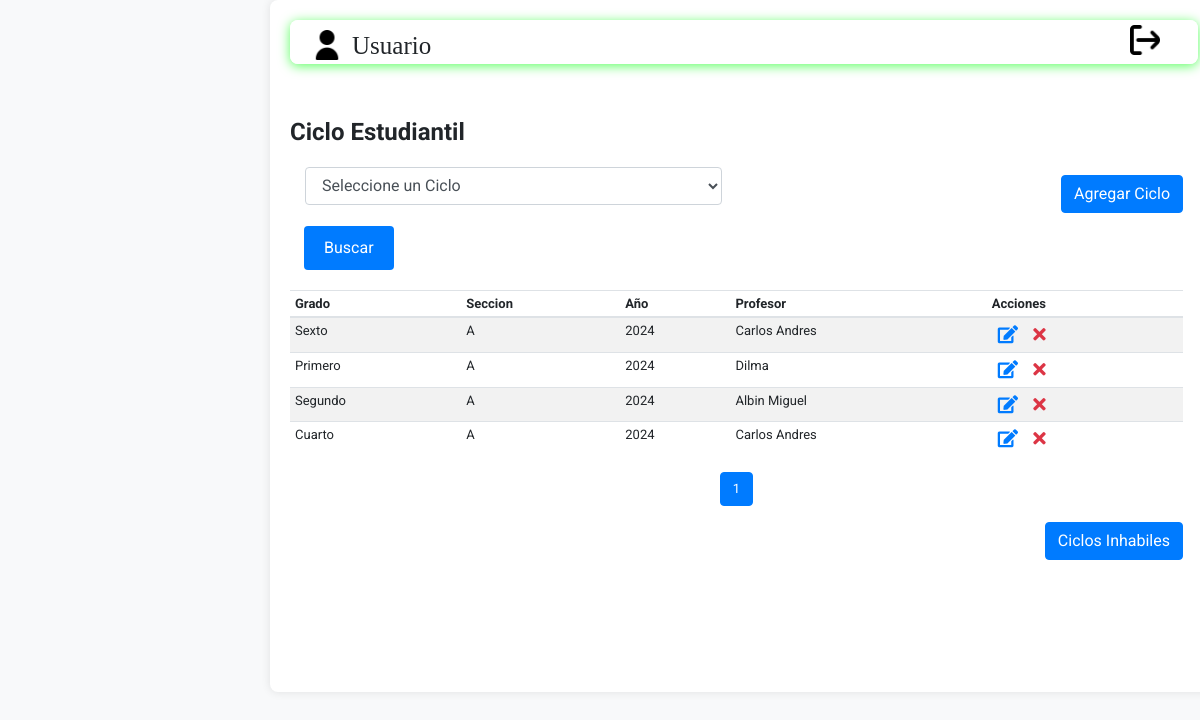
/SADE/Ciclos/ciclo.php, run on the app's committed database.
### tables this page shows
CREATE TABLE `tbl_ciclo` (
  `codigo_ciclo` int(11) NOT NULL,
  `codigo_grado` int(11) NOT NULL,
  `codigo_profesor` varchar(15) NOT NULL,
  `anio` int(11) NOT NULL,
  `seccion` varchar(5) NOT NULL,
  `estado` int(11) NOT NULL DEFAULT 1
);

CREATE TABLE `tbl_grados` (
  `codigo_grado` int(11) NOT NULL,
  `descripcion` varchar(100) NOT NULL
);

CREATE TABLE `tbl_profesores` (
  `codigo_profesor` varchar(15) NOT NULL,
  `nombre_profesor` varchar(100) NOT NULL,
  `apellido_profesor` varchar(100) NOT NULL,
  `telefono_profesor` varchar(10) NOT NULL,
  `fecha_nacimiento` date NOT NULL,
  `direccion` varchar(50) NOT NULL,
  `codigo_departamento` int(11) NOT NULL,
  `codigo_municipio` int(11) NOT NULL,
  `estado` int(11) NOT NULL DEFAULT 1
);

### SADE/acciones/mostrar_nombre_usuario.php (called while the page is built, shortened)
<?php
function obtenerNombreUsuario() {
    return isset($_SESSION['nombre_usuario']) ? $_SESSION['nombre_usuario'] : 'Usuario';
}
?>

### SADE/Ciclos/ciclo.php (the view, shortened to what this page needs)
<?php
    include '../acciones/mostrar_nombre_usuario.php';
    $year = date("Y");
    $anio_anterior = $year - 1;
    $consulta1 = "UPDATE tbl_ciclo SET estado = 0 WHERE anio = $anio_anterior";
    mysqli_query($conn, $consulta1);
$filas_por_pagina = 10;
if (isset($_GET['pagina']) && is_numeric($_GET['pagina'])) {
    $pagina_actual = (int)$_GET['pagina'];
} else {
    $pagina_actual = 1;
}
$inicio = ($pagina_actual - 1) * $filas_por_pagina;
$consulta_total_filas = "SELECT COUNT(*) AS total_filas FROM tbl_ciclo WHERE estado = 1";
$resultado_total_filas = mysqli_query($conn, $consulta_total_filas);
$total_filas = mysqli_fetch_assoc($resultado_total_filas)['total_filas'];
$total_paginas = ceil($total_filas / $filas_por_pagina);
$consulta = "
    SELECT
    ci.codigo_ciclo,
    g.descripcion AS grado,
    ci.seccion,
    ci.anio,
    ma.nombre_profesor
FROM
    tbl_ciclo ci
LEFT JOIN
    tbl_grados g ON ci.codigo_grado = g.codigo_grado
LEFT JOIN
    tbl_profesores ma ON ci.codigo_profesor = ma.codigo_profesor
WHERE
    ci.anio = '$year'
    AND ci.estado = 1
LIMIT $inicio, $filas_por_pagina
";
$resultado = mysqli_query($conn, $consulta);
$tabla = "
    <table class='table table-striped table-hover' style='width:100%'>
        <thead>
            <tr>
                <th>Grado</th>
                <th>Seccion</th>
                <th>Año</th>
                <th>Profesor</th>
                <th>Acciones</th>
            </tr>
        </thead>
        <tbody>
";
while ($registro = mysqli_fetch_assoc($resultado)) {
    $tabla .= "
        <tr>
            <td>{$registro['grado']}</td>
            <td>{$registro['seccion']}</td>
            <td>{$registro['anio']}</td>
            <td>{$registro['nombre_profesor']}</td>
            <td>
                <button class='btn-opcion text-primary'  title='Editar' onclick='window.location.href=\"ver.php?id={$registro['codigo_ciclo']}\"'><i class='fas fa-edit'></i></button>
                <button class='btn-opcion text-danger'  title='Baja' onclick='window.location.href=\"cambiar_estado.php?id={$registro['codigo_ciclo']}\"'><i class='fas fa-times'></i></button>
            </td>
        </tr>
    ";
}
$tabla .= "</tbody></table>";
?>
<!DOCTYPE html>
<html lang="en">
<head>
    <link href="https://stackpath.bootstrapcdn.com/bootstrap/4.5.2/css/bootstrap.min.css" rel="stylesheet">
    <link rel="stylesheet" href="styles.css">
    <link href="https://cdnjs.cloudflare.com/ajax/libs/font-awesome/5.15.4/css/all.min.css" rel="stylesheet">
</head>
<body>
    <div class="content container-fluid">
        <div class="area">
            <fieldset class="complementArea">
                <div class="contenedor">
                    <div class="d-flex align-items-center">
                        <img class="imagen atimg1" src="../imagenes/usuario.png" alt="Usuario">
                        <label class="txalig ubicar" for=""><?php echo obtenerNombreUsuario(); ?></label>
                    <div>
                    <div class="d-flex align-items-center">
                        <button class="boton-salida bnt" onclick="window.location.href='../Login/index.php';">
                            <img class="imagen btsalir" src="../imagenes/salida.png" alt="Salida">
                        </button>
                    </div>
                </div>
            </fieldset>
        </div>
        <div class="area2">
            <br>
            <h1 class="tit">Ciclo Estudiantil</h1>
            <div class="contenedor">
                <div class="form-group col-md-6">
                    <select class="form-control" id="anio" name="anio" required>
                        <option value="">Seleccione un Ciclo</option>
                    </select>
                </div>
                <div class="input-group-append">
                    <button class="btn btn-primary" type="button" onclick="window.location.href='agregar_ciclo.php';">
                        Agregar Ciclo
                    </button>
            </div>
            </div>
            <div class="contenedor">
                <button type="button" id="btn_buscar" class="btn-buscar">Buscar</button>
            </div>
            <div class="table-container">
                <div class="table-container">
                    <?php echo $tabla; ?>
                </div>
<nav aria-label="Page navigation example">
    <ul class="pagination justify-content-center">
        <?php for ($i = 1; $i <= $total_paginas; $i++) { ?>
            <li class="page-item <?php if ($i == $pagina_actual) echo 'active'; ?>">
                <a class="page-link" href="?pagina=<?php echo $i; ?>"><?php echo $i; ?></a>
            </li>
        <?php } ?>
    </ul>
</nav>
                <div class="contenedor">
                    <button class="btn btn-primary" type="button" onclick="window.location.href='ciclo_inhabil.php';">
                        Ciclos Inhabiles
                    </button>
                </div>
            </div>
        </div>
    </div>
</body>
</html>

### SADE/Ciclos/styles.css (style rules this page uses)
body { margin: 0; font-family: 'Console'; overflow: hidden; padding: 0; background-color: #f8f9fa; }
.content { flex-grow: 1; padding: 20px; overflow: hidden; margin: 20px auto; width: 79%; background-color: #fff; border-radius: 8px; box-shadow: 0 0 10px rgba(0, 0, 0, 0.1); margin-top: 0; margin-left: 270px; }
fieldset { border: 2px solid rgba(255, 255, 255, 0.7); border-radius: 8px; padding: 20px; background-color: #ffffff; margin-bottom: 20px; box-shadow: 0 2px 12px #5bff61; box-sizing: border-box; position: relative; overflow: hidden; }
fieldset::before { content: ''; position: absolute; top: 2px; left: 2px; right: 2px; bottom: 2px; border: 2px solid rgba(255, 255, 255, 0.5); border-radius: 8px; z-index: -1; }
.imagen { height: 30px; width: 30px; margin-right: 10px; }
.complementArea { height: 25px; }
.area2 { height: 548px; overflow-y: auto; padding-right: 15px; font-family: 'Roboto', sans-serif; }
.contenedor { display: flex; justify-content: space-between; align-items: center; margin-bottom: 20px; }
.boton-salida { background: none; border: none; color: black; text-decoration: none; font-size: 25px; cursor: pointer; font-family: inherit; position: absolute; right: 20px; top: 20px; }
.area, .area2 { margin-bottom: 30px; }
.table-container { max-width: 100%; overflow-x: auto; font-size: 13px; line-height: 1.2; }
.table td, .table th { padding: 5px; }
.btn-opcion { background: none; border: none; cursor: pointer; font-size: 18px; color: #333; }
.tit { font-size: 24px; font-weight: bold; margin-bottom: 20px; }
.atimg1 { margin-top: -32%; }
.txalig { margin-top: -25%; font-size: 25px; }
.btsalir { margin-top: -120%; }
.btn-buscar { display: inline-block; padding: 10px 20px; background-color: #007bff; color: white; border: none; border-radius: 4px; cursor: pointer; margin-left: 14px; margin-top: -15px; }

### SADE/Ciclos/ciclo.php (style rules this page uses)
.ubicar { margin-top: -15px; }
.atimg1 { margin-top: -25px; }

### data on the page
tbl_ciclo: codigo_grado.descripcion "Sexto", seccion "A", anio "2024", codigo_profesor.nombre_profesor "Carlos Andres"
tbl_ciclo: codigo_grado.descripcion "Primero", seccion "A", anio "2024", codigo_profesor.nombre_profesor "Dilma"
tbl_ciclo: codigo_grado.descripcion "Segundo", seccion "A", anio "2024", codigo_profesor.nombre_profesor "Albin Miguel"
tbl_ciclo: codigo_grado.descripcion "Cuarto", seccion "A", anio "2024", codigo_profesor.nombre_profesor "Carlos Andres"

### other printed values
obtenerNombreUsuario() "Usuario"
